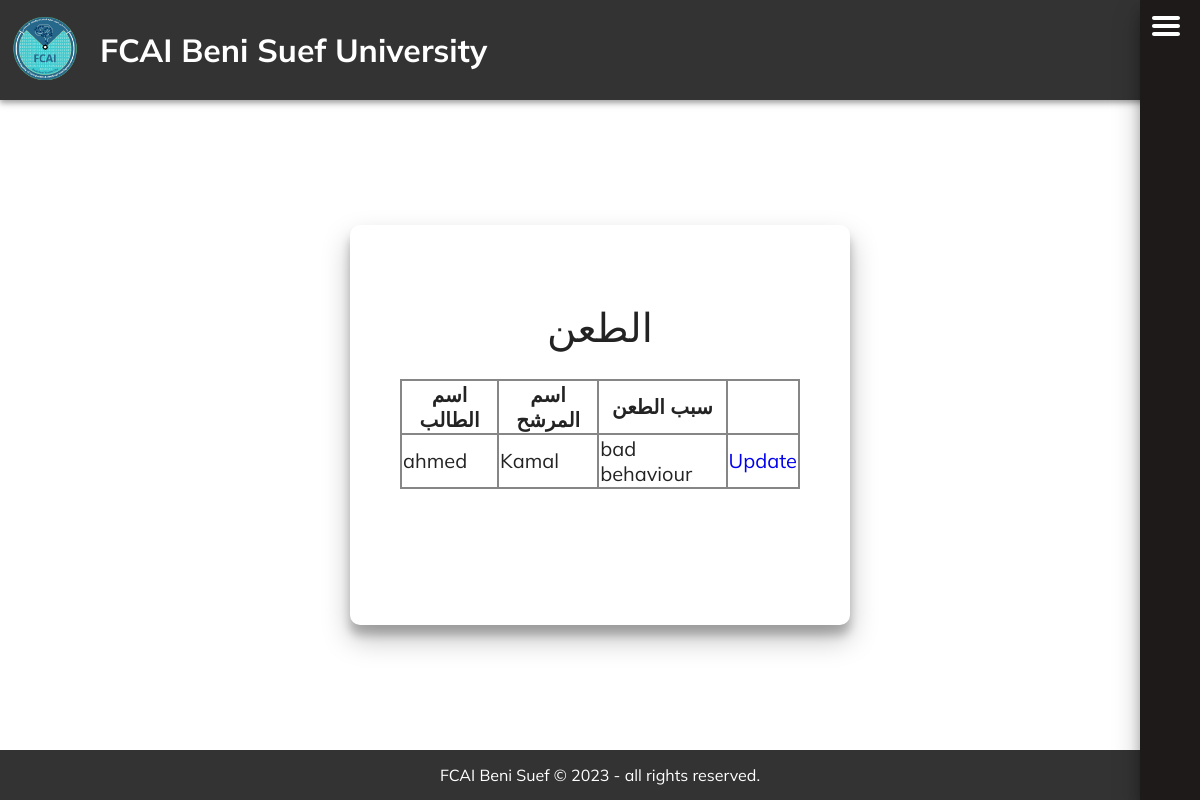
The page /list_contention/ (signed in) on the database as committed earlier.
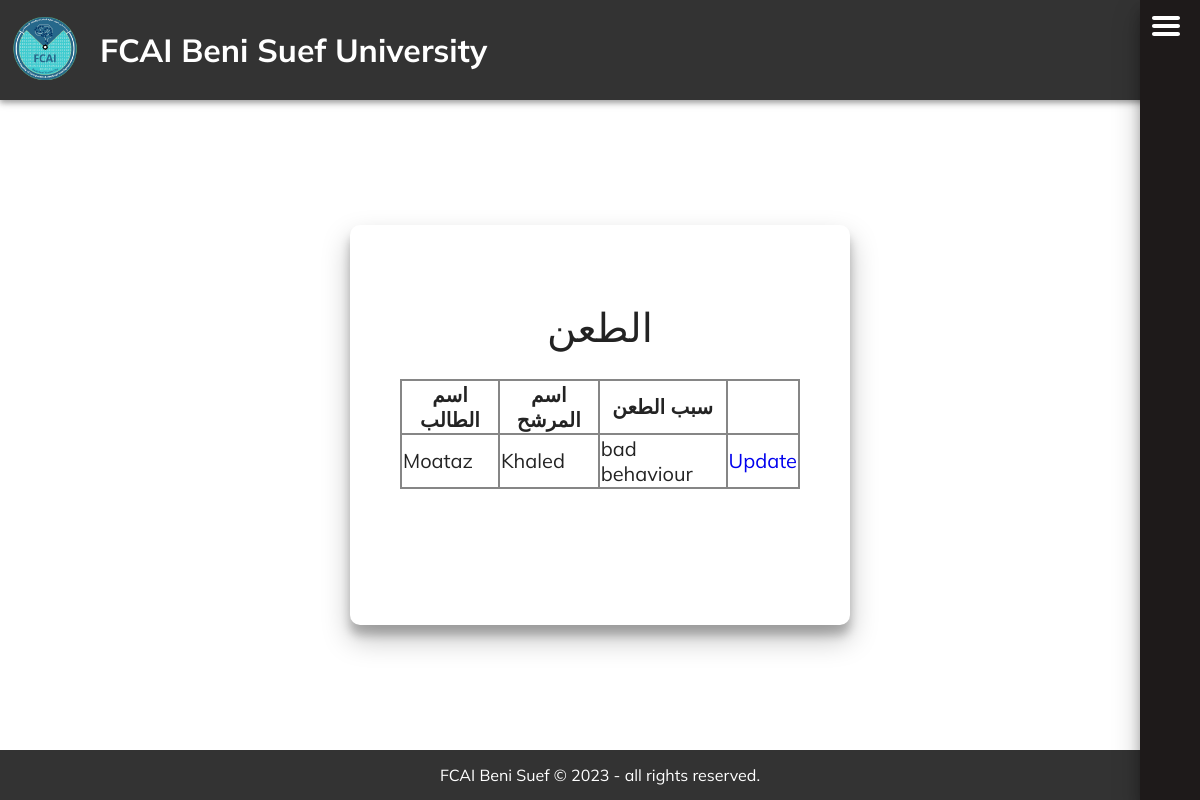
The same page on the database as committed later.
### training/models.py (models this page shows)
class Contention(models.Model):
    user_id = models.ForeignKey(User_Model, on_delete=models.CASCADE)
    nominee_id = models.ForeignKey(Nominee_user, on_delete=models.CASCADE)
    reason = models.TextField()

class User_Model(models.Model):
    Userkey = models.OneToOneField(User, on_delete=models.CASCADE)
    Name = models.CharField(max_length=50, default="")
    Student_id = models.IntegerField(unique=True)
    address = models.CharField(max_length=200, null=True)
    birthdate = models.DateField(null=True)
    collegeYear = models.IntegerField(null=True)
    Voting_status = models.BooleanField(default=False)
    def __str__(self):
        return str(self.Name)

class Nominee_user(models.Model):
    UserModelKey = models.OneToOneField(User_Model, on_delete=models.CASCADE)
    phone_no = models.IntegerField()
    email = models.EmailField(max_length=50)
    community = models.CharField(max_length=20, choices=[('1', 'اللجنة العلمية'),
                                           ('2', 'اللجنة الرياضية'),
                                           ('3', 'اللجنة الاجتماعية'),
                                           ('4', 'أسرة الجوالة و الخدمات'),
                                           ('5', 'اللجنة الثقافية'),
                                           ('6', 'اللجنة الفنية'),
                                           ('7', 'لجنة الاسر و الرحلات')
                                  ])
    rec_letter = models.FileField(upload_to='../rec_letters/')
    final_list = models.BooleanField(default=False)
    Numofvotes = models.IntegerField(default=0)
    def __str__(self):
        return str(self.UserModelKey.Name)

### training/views.py (the view)
# urls.py: path('list_contention/',
@login_required
def list_contention(request):
    contention_list = Contention.objects.all()
    print(contention_list)
    return render(request, 'contentioncontrol.html', {'nominee': contention_list})

### mysite/context_processors.py (called while the page is built)
def control_content(request):
    return {'access' : Control_content.objects.first()}

### training/templates/contentioncontrol.html (shortened to what this page needs)
{% extends 'base.html' %}
{% block headcontent %}
{% load static %}
{% endblock %}
{% block maincontent %}
<div class="sharp card medium">
    <h1 class="card-name">الطعن</h1>
    {% if nominee %}
    <table class="normal-table">
        <tr>
            <th>
                اسم الطالب
            </th>
            <th>
                اسم المرشح
            </th>
            <th>
                سبب الطعن
            </th>
        </tr>
        {%for i in nominee%}
        <tr>
            <td>
                {{i.user_id}}
            </td>
            <td>
                {{i.nominee_id}}
            </td>
            <td>
                {{i.reason}}
            </td>
            <td align="right">
                <a href="{%url 'update_nominee' i.nominee_id.UserModelKey.Student_id%}">Update</a>
            </td>
        </tr>
        {%endfor%}
    </table>
    {% else %}
    <div class="flexvert">لا يوجد طعونات</div>
    {% endif %}
</div>
{% endblock %}

### training/templates/base.html (shortened to what this page needs)
<!DOCTYPE html>
<html lang="en-US">
  <head>
    <link href="https://cdn.jsdelivr.net/npm/select2@4.1.0-rc.0/dist/css/select2.min.css" rel="stylesheet" />
    {% load static %}
    <link rel="stylesheet" href="{% static 'css/normalize.css' %}" />
    <link rel="stylesheet" href="{% static 'css/common.css' %}" />
</head>
  <body>
    <div class="container">
      <header>
        <a href="{% url 'home' %}">
          <img src="{% static 'img/logo.png' %}" alt="logo" class="logo" />
        </a>
        <a href="{% url 'home' %}">
          <h1 id="logotext1">FCAI Beni Suef University</h1>
        </a>
      </header>
      <aside class="main-side-bar main-side-bar-collapsed">
        <a  class="menu-icon">
          <img src="{% static 'img/menu.svg' %}" alt="menu"/>
        </a>
      </aside>
      <section class="main-content">
        {% block maincontent %}
        {% endblock %}
      </section>
      <footer>
        <div id="foot">FCAI Beni Suef © 2023 - all rights reserved.</div>
      </footer>
    </div>
  </body>
</html>

### training/static/css/common.css (style rules this page uses)
.container { display: grid; grid-template-columns: repeat(13, 1fr) auto; grid-template-rows: 100px minmax(calc(100vh - 150px),1fr) 50px; font-family: muli; }
header { grid-area: 1/1/2/15; display: flex; align-items: center; background-color: #333; justify-content: left; padding: 10px; z-index: 2; box-shadow: rgba(0, 0, 0, 0.25) 0px 3px 5px, rgba(0, 0, 0, 0.22) 0px 1px 10px; }
header a { color: #ffffff; }
header a:last-of-type { width: fit-content; margin-left: 20px; }
.logo { height: 70px; }
.main-side-bar { grid-area: 1/14/4/15; background-color: #1e1a1a; display: grid; grid-template-columns: 80px min(250px); grid-template-rows: 300px 1fr; align-items: start; z-index: 2; box-shadow: rgba(0, 0, 0, 0.25) 0px 14px 28px, rgba(0, 0, 0, 0.22) 0px 10px 10px; position: sticky; top:0px; position: sticky; height: 100vh; top:0px; color:rgb(81, 81, 81); }
.main-side-bar-collapsed { overflow: hidden; width: 60px; }
.main-side-bar-collapsed > * { width:0; padding-left:0; border-width: 0; overflow: hidden; }
.menu-icon { grid-area: 1/1/2/2; width: 40px; height: 40px; margin: 10px; z-index: 2; cursor: pointer; }
.main-content { grid-area: 2/1/3/15; display: flex; align-items: center; justify-content: center; flex-wrap: wrap; gap: 50px; z-index: 1; font: 1.2em muli; margin-top: 50px; margin-bottom: 50px; margin-right: 100px; margin-left: 100px; }
.card { display: flex; flex-flow: column; align-items: center; box-shadow: rgba(0, 0, 0, 0.25) 0px 14px 28px, rgba(0, 0, 0, 0.22) 0px 10px 10px; padding: 50px 0 50px; font: 25px muli; color:rgb(35, 35, 35); }
.card-name { font: 40px muli; color:rgb(35, 35, 35); }
.sharp { border-radius: 10px; }
.medium { min-width: 500px; width: 45%; max-width: 100%; min-height: 300px; }
.normal-table { min-width: 400px; width:70%; min-height: 100px; z-index: 1; margin-bottom: 20px; font: 80% muli; border-collapse: collapse; border: 2px solid rgb(134, 134, 134); }
table td + td { border-left:2px solid rgb(134, 134, 134); }
th { text-align: center; border:2px solid rgb(134, 134, 134); }
td { text-align: left; border:2px solid rgb(134, 134, 134); }
footer { grid-area: 3/1/4/15; background-color: #333; color: rgb(255, 255, 255); display: flex; align-items: center; justify-content: center; z-index: 1; }

Rows that differ between the two databases and show on the page:
removed Contention: user_id "ahmed", nominee_id "Kamal", reason "bad behaviour"
added Contention: user_id "Moataz", nominee_id "Khaled", reason "bad behaviour"
